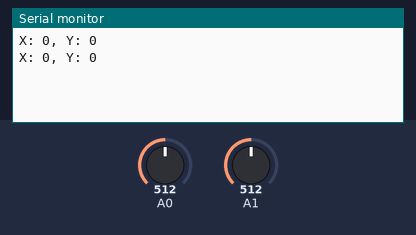
The sketch below on a simulated Arduino Uno, built with avr-gcc and run on an emulated ATmega328P. On the bench: the last lines printed to the serial monitor. Inputs (shaded band) come from the test bench; at power-on: A0 = 512, A1 = 512.

Above: at 2.8 s.
2.9 s: A0 set to 716
At 5.0 s:
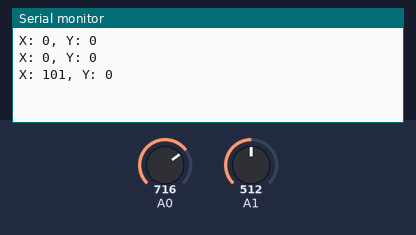
5.6 s: A1 set to 716
At 6.5 s:
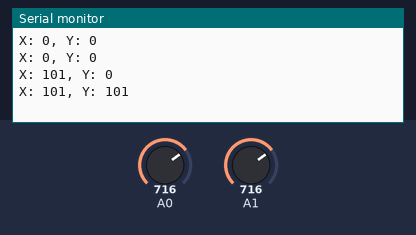
8.3 s: A0 set to 900
At 10.8 s:
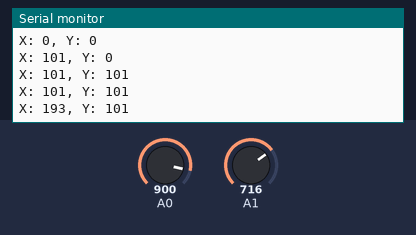
11.0 s: A1 set to 900
At 12.4 s:
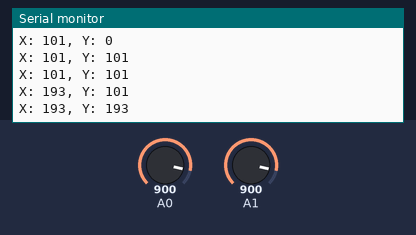
Timing chart, 0 to 14.0 s (numbered marks = the images above; inputs shaded):
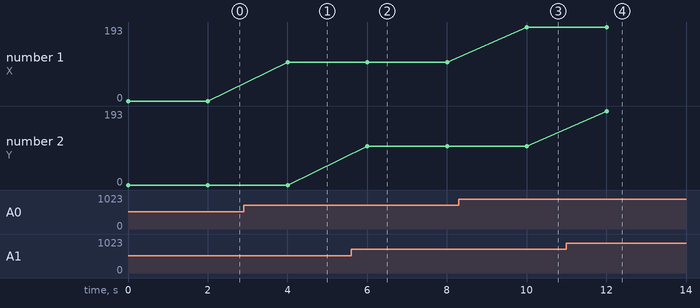

The sketch:

Joystick.ino
```cpp
#include <SoftwareSerial.h>

SoftwareSerial BTserial(10, 11);  // RX, TX (Bluetooth communication pins)

int joyX, joyY;  // Joystick values

void setup() {
  Serial.begin(9600);         // Start the serial monitor for debugging
  BTserial.begin(38400);       // Start Bluetooth communication with the HC-05 module
}

void loop() {
  joyX = analogRead(A0);      // Read the horizontal joystick value (X-axis)
  joyY = analogRead(A1);      // Read the vertical joystick value (Y-axis)

  // Map joystick values to a range of -255 to 255 for easier use
  int mappedX = map(joyX, 0, 1023, -255, 255);
  int mappedY = map(joyY, 0, 1023, -255, 255);

  // Send joystick values over Bluetooth to the Slave HC-05
  BTserial.write(mappedX);    // Send X-axis joystick value
  BTserial.write(mappedY);    // Send Y-axis joystick value

  // Debugging: print the joystick values to the Serial Monitor
  Serial.print("X: ");
  Serial.print(mappedX);
  Serial.print(", Y: ");
  Serial.println(mappedY);

  delay(2000);  // Delay to control the data rate (in ms)
}
```

Measured:
- after the input at 2.9 s, the serial monitor: prints a new line after 1.1 s (image 1)
- after the input at 5.6 s, the serial monitor: prints a new line after 0.40 s (image 2)
- after the input at 8.3 s, the serial monitor: prints a new line after 1.7 s (image 3)
- after the input at 11.0 s, the serial monitor: prints a new line after 1.0 s (image 4)
- plotted number 1: 0 → 101 after the input at 2.9 s, 101 → 193 after the input at 8.3 s
